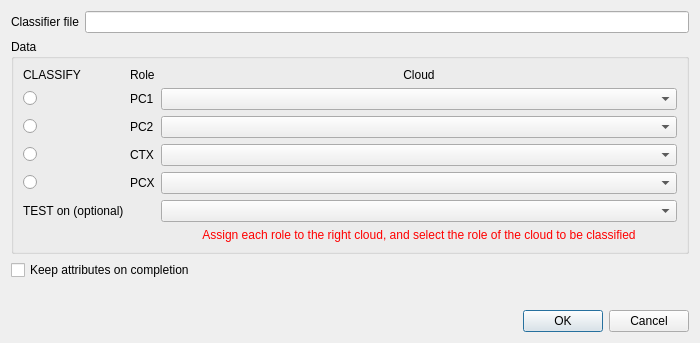
<?xml version="1.0" encoding="UTF-8"?>
<ui version="4.0">
 <class>Classify3DMASCDialog</class>
 <widget class="QDialog" name="Classify3DMASCDialog">
  <property name="geometry">
   <rect>
    <x>0</x>
    <y>0</y>
    <width>700</width>
    <height>343</height>
   </rect>
  </property>
  <property name="windowTitle">
   <string>3DMASC Classify</string>
  </property>
  <layout class="QVBoxLayout" name="verticalLayout">
   <item>
    <widget class="QFrame" name="headerFrame">
     <layout class="QHBoxLayout" name="horizontalLayout">
      <property name="leftMargin">
       <number>0</number>
      </property>
      <property name="topMargin">
       <number>0</number>
      </property>
      <property name="rightMargin">
       <number>0</number>
      </property>
      <property name="bottomMargin">
       <number>0</number>
      </property>
      <item>
       <widget class="QLabel" name="label">
        <property name="text">
         <string>Classifier file</string>
        </property>
       </widget>
      </item>
      <item>
       <widget class="QLineEdit" name="classifierFileLineEdit">
        <property name="readOnly">
         <bool>true</bool>
        </property>
       </widget>
      </item>
     </layout>
    </widget>
   </item>
   <item>
    <widget class="QGroupBox" name="groupBox">
     <property name="title">
      <string>Data</string>
     </property>
     <layout class="QGridLayout" name="gridLayout" columnstretch="0,0,1">
      <item row="0" column="2">
       <widget class="QLabel" name="label_4">
        <property name="text">
         <string>Cloud</string>
        </property>
        <property name="alignment">
         <set>Qt::AlignCenter</set>
        </property>
       </widget>
      </item>
      <item row="5" column="0">
       <widget class="QRadioButton" name="cloud3RadioButton">
        <property name="text">
         <string/>
        </property>
       </widget>
      </item>
      <item row="3" column="0">
       <widget class="QRadioButton" name="cloud1RadioButton">
        <property name="text">
         <string/>
        </property>
       </widget>
      </item>
      <item row="6" column="0">
       <widget class="QRadioButton" name="cloud4RadioButton">
        <property name="text">
         <string/>
        </property>
       </widget>
      </item>
      <item row="4" column="0">
       <widget class="QRadioButton" name="cloud2RadioButton">
        <property name="text">
         <string/>
        </property>
       </widget>
      </item>
      <item row="5" column="2">
       <widget class="QComboBox" name="cloud3ComboBox">
        <property name="sizePolicy">
         <sizepolicy hsizetype="Expanding" vsizetype="Fixed">
          <horstretch>0</horstretch>
          <verstretch>0</verstretch>
         </sizepolicy>
        </property>
       </widget>
      </item>
      <item row="4" column="2">
       <widget class="QComboBox" name="cloud2ComboBox">
        <property name="sizePolicy">
         <sizepolicy hsizetype="Expanding" vsizetype="Fixed">
          <horstretch>0</horstretch>
          <verstretch>0</verstretch>
         </sizepolicy>
        </property>
       </widget>
      </item>
      <item row="7" column="0">
       <widget class="QLabel" name="testLabel">
        <property name="text">
         <string>TEST on (optional)</string>
        </property>
       </widget>
      </item>
      <item row="6" column="2">
       <widget class="QComboBox" name="cloud4ComboBox"/>
      </item>
      <item row="0" column="0">
       <widget class="QLabel" name="label_3">
        <property name="text">
         <string>CLASSIFY</string>
        </property>
       </widget>
      </item>
      <item row="8" column="2">
       <widget class="QLabel" name="warningLabel">
        <property name="styleSheet">
         <string notr="true">color:red;</string>
        </property>
        <property name="text">
         <string>Assign each role to the right cloud, and select the role of the cloud to be classified</string>
        </property>
        <property name="alignment">
         <set>Qt::AlignCenter</set>
        </property>
       </widget>
      </item>
      <item row="3" column="2">
       <widget class="QComboBox" name="cloud1ComboBox">
        <property name="sizePolicy">
         <sizepolicy hsizetype="Expanding" vsizetype="Fixed">
          <horstretch>0</horstretch>
          <verstretch>0</verstretch>
         </sizepolicy>
        </property>
       </widget>
      </item>
      <item row="7" column="2">
       <widget class="QComboBox" name="testCloudComboBox">
        <property name="sizePolicy">
         <sizepolicy hsizetype="Expanding" vsizetype="Fixed">
          <horstretch>0</horstretch>
          <verstretch>0</verstretch>
         </sizepolicy>
        </property>
       </widget>
      </item>
      <item row="3" column="1">
       <widget class="QLabel" name="cloud1Label">
        <property name="text">
         <string>PC1</string>
        </property>
       </widget>
      </item>
      <item row="4" column="1">
       <widget class="QLabel" name="cloud2Label">
        <property name="text">
         <string>PC2</string>
        </property>
       </widget>
      </item>
      <item row="5" column="1">
       <widget class="QLabel" name="cloud3Label">
        <property name="text">
         <string>CTX</string>
        </property>
       </widget>
      </item>
      <item row="6" column="1">
       <widget class="QLabel" name="cloud4Label">
        <property name="text">
         <string>PCX</string>
        </property>
       </widget>
      </item>
      <item row="0" column="1">
       <widget class="QLabel" name="label_8">
        <property name="toolTip">
         <string>&lt;html&gt;&lt;head/&gt;&lt;body&gt;&lt;p&gt;Role as defined in the parameter file.&lt;/p&gt;&lt;/body&gt;&lt;/html&gt;</string>
        </property>
        <property name="text">
         <string>Role</string>
        </property>
       </widget>
      </item>
     </layout>
    </widget>
   </item>
   <item>
    <widget class="QCheckBox" name="keepAttributesCheckBox">
     <property name="text">
      <string>Keep attributes on completion</string>
     </property>
    </widget>
   </item>
   <item>
    <spacer name="verticalSpacer">
     <property name="orientation">
      <enum>Qt::Vertical</enum>
     </property>
     <property name="sizeHint" stdset="0">
      <size>
       <width>20</width>
       <height>23</height>
      </size>
     </property>
    </spacer>
   </item>
   <item>
    <widget class="QDialogButtonBox" name="buttonBox">
     <property name="orientation">
      <enum>Qt::Horizontal</enum>
     </property>
     <property name="standardButtons">
      <set>QDialogButtonBox::Cancel|QDialogButtonBox::Ok</set>
     </property>
    </widget>
   </item>
  </layout>
 </widget>
 <resources/>
 <connections>
  <connection>
   <sender>buttonBox</sender>
   <signal>accepted()</signal>
   <receiver>Classify3DMASCDialog</receiver>
   <slot>accept()</slot>
   <hints>
    <hint type="sourcelabel">
     <x>248</x>
     <y>254</y>
    </hint>
    <hint type="destinationlabel">
     <x>157</x>
     <y>274</y>
    </hint>
   </hints>
  </connection>
  <connection>
   <sender>buttonBox</sender>
   <signal>rejected()</signal>
   <receiver>Classify3DMASCDialog</receiver>
   <slot>reject()</slot>
   <hints>
    <hint type="sourcelabel">
     <x>316</x>
     <y>260</y>
    </hint>
    <hint type="destinationlabel">
     <x>286</x>
     <y>274</y>
    </hint>
   </hints>
  </connection>
 </connections>
</ui>
